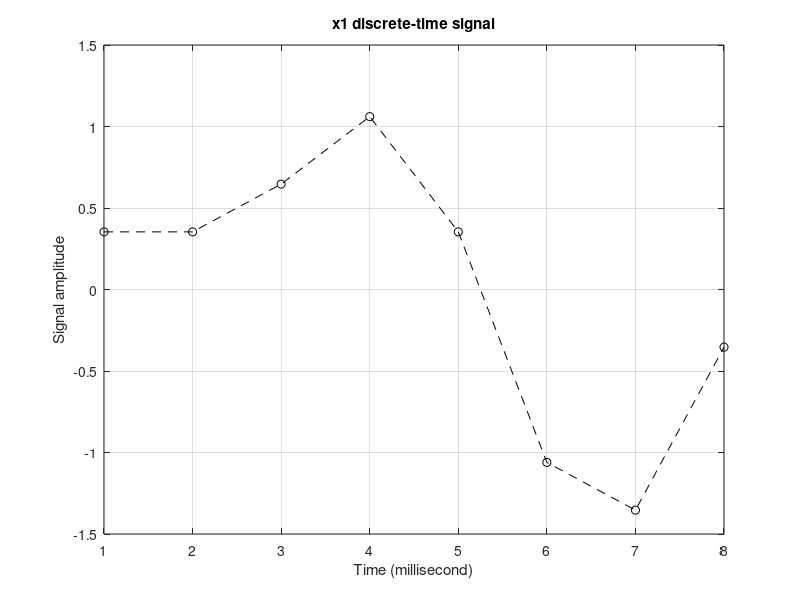
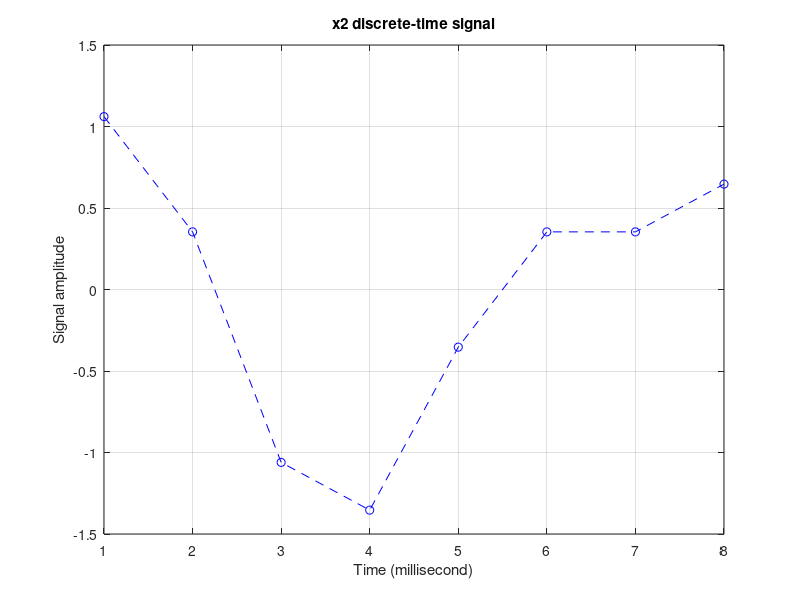

Write the MATLAB code that produced these figures, in order. (Note: this script raises an error after producing the figures.)

%% A DFT shifting theorem example (using exponential form of DFT equation)
clc;   clear;   close all;

DFT_points = 8;      j = sqrt(-1);
N = DFT_points;   % Total number of samples of input sequence- x; total number of frequency points in the DFT output  
k = 3;            % Amount of shift in Time-domain signal  
Fs = 8e3;         % Sampling frequency 8KHz
ts = 1/Fs;
ind = 1;   x = [];
for n = 1:N+k
    m = n-1;
    x(ind) = sin(2*pi*1000*m*ts)+0.5*sin(2*pi*2000*m*ts+(3*pi/4));
    ind = ind + 1;
end

t = 1:N;
% Plot first N discrete values of x_1 signal:
   figure(1);   plot(t,x(1,1:N),'k--o');   grid on;
   xlabel('Time (millisecond)');     ylabel('Signal amplitude')
   title('x1 discrete-time signal');   zoom xon;
   
% Plot first N discrete values of x_2 signal:
   figure(2);   plot(t,x(4:N+k),'b--o');   grid on;
   xlabel('Time (millisecond)');     ylabel('Signal amplitude')
   title('x2 discrete-time signal');   zoom xon;

x1 = x(1,1:N); 
x2 = x(1,1+k:end);            % time sequence shifted by k samples
   
f_analysis_1m = (1*Fs)/N;      % DFT analysis frequency for m=1
X1_dft = zeros(N,1);
X1_mag = zeros(N,1);      X1_deg = zeros(N,1);

[X1_dft, X1_mag, X1_deg] = dft_mag_ang(x1, N);

X_shifted_mag = zeros(N,1);     X_shifted_deg = zeros(N,1);   
[X_shifted_dft, X_shifted_mag, X_shifted_deg]  = dft_mag_ang(x2, N);

% m = 1;
X_dft_k = zeros(N,1);
Xe_real = zeros(N,1);      Xe_imag = zeros(N,1);    
Xe_ang_rad = zeros(N,1);   Xe_ang_deg_k = zeros(N,1);

for m = 1:N
    m_e = m-1;
    X_dft_k(m,1) = exp((j*2*pi*k*m_e)/N)*X1_dft(m,1);
    
    Xe_real(m,1) = real(X_dft_k(m,1));
            if Xe_real(m,1) > 0 && Xe_real(m,1) < 1e-10
               Xe_real(m,1) = 0;  
            end  
            if Xe_real(m,1) < 0 && Xe_real(m,1) > -1e-10
               Xe_real(m,1) = 0;  
            end
        Xe_imag(m,1) = imag(X_dft_k(m,1));
            if Xe_imag(m,1) > 0 && Xe_imag(m,1) < 1e-10
               Xe_imag(m,1) = 0;  
            end  
            if Xe_imag(m,1) < 0 && Xe_imag(m,1) > -1e-10
               Xe_imag(m,1) = 0;  
            end
        X_dft_k_mag(m,1) = sqrt(Xe_real(m,1).^2 + Xe_imag(m,1).^2);
        Xe_ang_rad(m,1) = atan(Xe_imag(m,1)/Xe_real(m,1));     Xe_ang_rad(isnan(Xe_ang_rad)) = 0;
        Xe_ang_deg_k(m,1) = (180/3.14159)*Xe_ang_rad(m,1); 
       
end


mf = 0:DFT_points-1;

figure(3); 
stem(mf,X1_mag,'LineStyle','--',...
     'MarkerSize',15,'Marker','s',...
     'MarkerFaceColor','black',...
     'MarkerEdgeColor','green')
grid on;
title('Magnitude of X1_dft(m)')
xlabel('m (KHz)')
ylabel('Magnitude')

figure(4); 
stem(mf,X_shifted_mag,'LineStyle','--',...
     'MarkerSize',15,'Marker','s',...
     'MarkerFaceColor','black',...
     'MarkerEdgeColor','green')
grid on;
title('Magnitude of X_shifted(m)')
xlabel('m (KHz)')
ylabel('Magnitude')

figure(5); 
stem(mf,X_dft_k_mag,'LineStyle','--',...
     'MarkerSize',15,'Marker','s',...
     'MarkerFaceColor','blue',...
     'MarkerEdgeColor','green')
grid on;
title('Magnitude of X_dft_k(m)')
xlabel('m (KHz)')
ylabel('Magnitude')

figure(6); 
stem(mf,X1_deg,'LineStyle','--',...
     'MarkerSize',15,'Marker','s',...
     'MarkerFaceColor','cyan',...
     'MarkerEdgeColor','green')
grid on;
title('Phase angle of X1_dft')
xlabel('m (KHz)')
ylabel('Degree')

figure(7); 
stem(mf,X_shifted_deg,'LineStyle','--',...
     'MarkerSize',15,'Marker','s',...
     'MarkerFaceColor','black',...
     'MarkerEdgeColor','green')
grid on;
title('Phase angle of X_shifted')
xlabel('m (KHz)')
ylabel('Degree')

figure(8); 
stem(mf,Xe_ang_deg_k,'LineStyle','--',...
     'MarkerSize',15,'Marker','s',...
     'MarkerFaceColor','blue',...
     'MarkerEdgeColor','green')
grid on;
title('Phase angle of X_dft_k')
xlabel('m (KHz)')
ylabel('Degree')

% Verify DFT shifting property: 
DFT_Magnitude_error = max(abs(X_shifted_mag - X1_mag));
    if DFT_Magnitude_error < 1e-9
       'DFT magnitudes of X1_dft and X_shifted_dft are same'  
    end



















